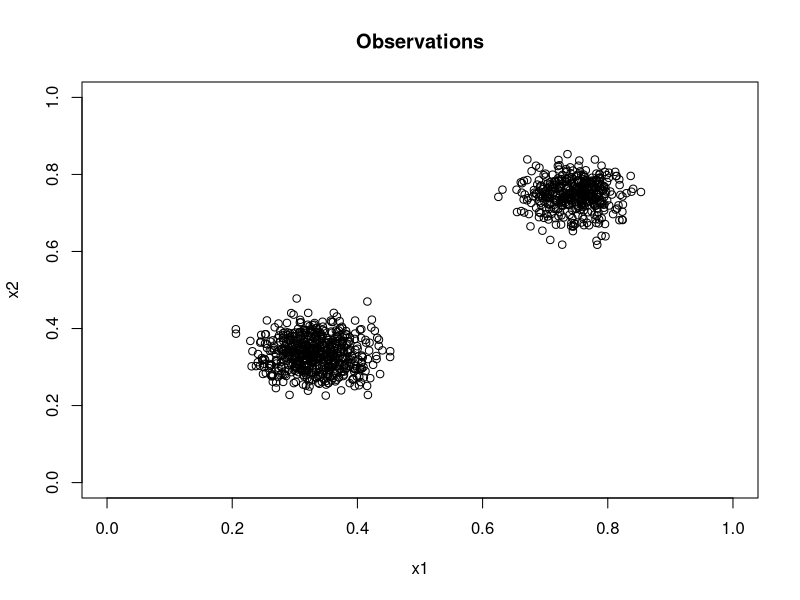

This figure's R source: (Note: this script raises an error after producing the figure.)
#Generate the data
set.seed(10)
n = 1000
d=2
data = matrix(NA, nrow=n, ncol=d)

for(i in 1:n){
  u = runif(1)
  if(u < 0.6){
    for(k in 1:2){
      data[i,k] = rbeta(1,40,80)
    }
  }else{
    for(k in 1:2){
      data[i,k] = rbeta(1,90,30)
    }
  }
}

plot(data[,1], data[,2], xlab = "x1", ylab = "x2", xlim=c(0,1), ylim=c(0,1), main = "Observations")

#Make the grid points
x.grid = seq(0.005,0.995,by=0.01)
y.grid = seq(0.005,0.995,by=0.01)
grid.points = as.matrix(expand.grid(x.grid,y.grid))

out = boosting(data = data, #Data matrix
               grid.points = grid.points, #Grid points used to compute the predictive density
               max.resol = 5, #Maximum resolution
               n.particle = 100, #Number of particles
               n.grid.L = 32-1, #Number of grid points for the L's prior
               eta = 0.1, #Tuning parameter for the partition points' prior
               c = 0.1, #Lerning rate
               n.trees = 50, #The number of trees
               out.pred.scores = FALSE, #If TRUE, output the predictive scores
               out.for.simulation = TRUE #If TRUE, output the results necessary for simulation
)

#Visualize the estimated density function
library(ggplot2)
library(viridis)

densities.df = data.frame(x1=grid.points[,1],x2=grid.points[,2],density = out$densities)
print(ggplot() + geom_tile(data = densities.df, aes(x=x1, y=x2, fill=density)) + scale_fill_viridis(discrete=FALSE) + ggtitle("Estimated density"))


#Simulate from the estimated distribution
simulated.data = simulation(out$result.for.simulation, #The information of the measures obtained in the FS algorithm
            1000 #The size of the simulated data
           )

plot(simulated.data[,1], simulated.data[,2], xlim = c(0,1), ylim = c(0,1),xlab="x1",ylab="x2", main="Simulated data")
